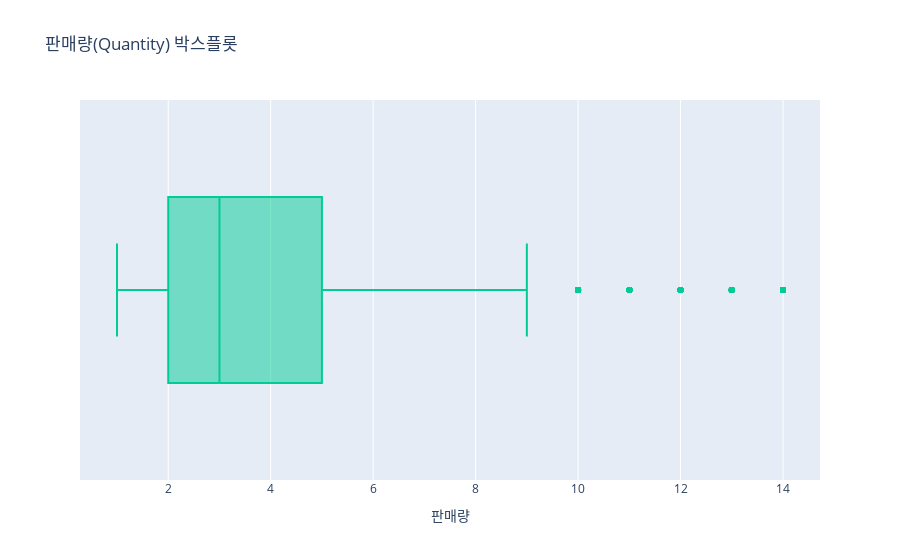

Notebook code for this chart:
### Code cell
# 박스플롯 생성
fig2 = px.box(df, x='Quantity',
             title='판매량(Quantity) 박스플롯',
             labels={'Quantity': '판매량'},
             color_discrete_sequence=['#00CC96'])
fig2.show()

### Figure 1 — Plotly figure (JSON) as saved in the notebook; plotly's stock layout.template omitted (floating-point values rounded to 4 significant figures; data arrays with more than 128 entries replaced by an {"elided": "..."} marker saying what was removed)
{"data": [{"alignmentgroup": "True", "hovertemplate": "판매량=%{x}<extra></extra>", "legendgroup": "", "marker": {"color": "#00CC96"}, "name": "", "notched": false, "offsetgroup": "", "orientation": "h", "showlegend": false, "type": "box", "x": {"elided": "9994 int values"}, "x0": " ", "xaxis": "x", "y0": " ", "yaxis": "y"}], "layout": {"boxmode": "group", "legend": {"tracegroupgap": 0}, "title": {"text": "판매량(Quantity) 박스플롯"}, "xaxis": {"anchor": "y", "domain": [0, 1], "title": {"text": "판매량"}}, "yaxis": {"anchor": "x", "domain": [0, 1]}}}
